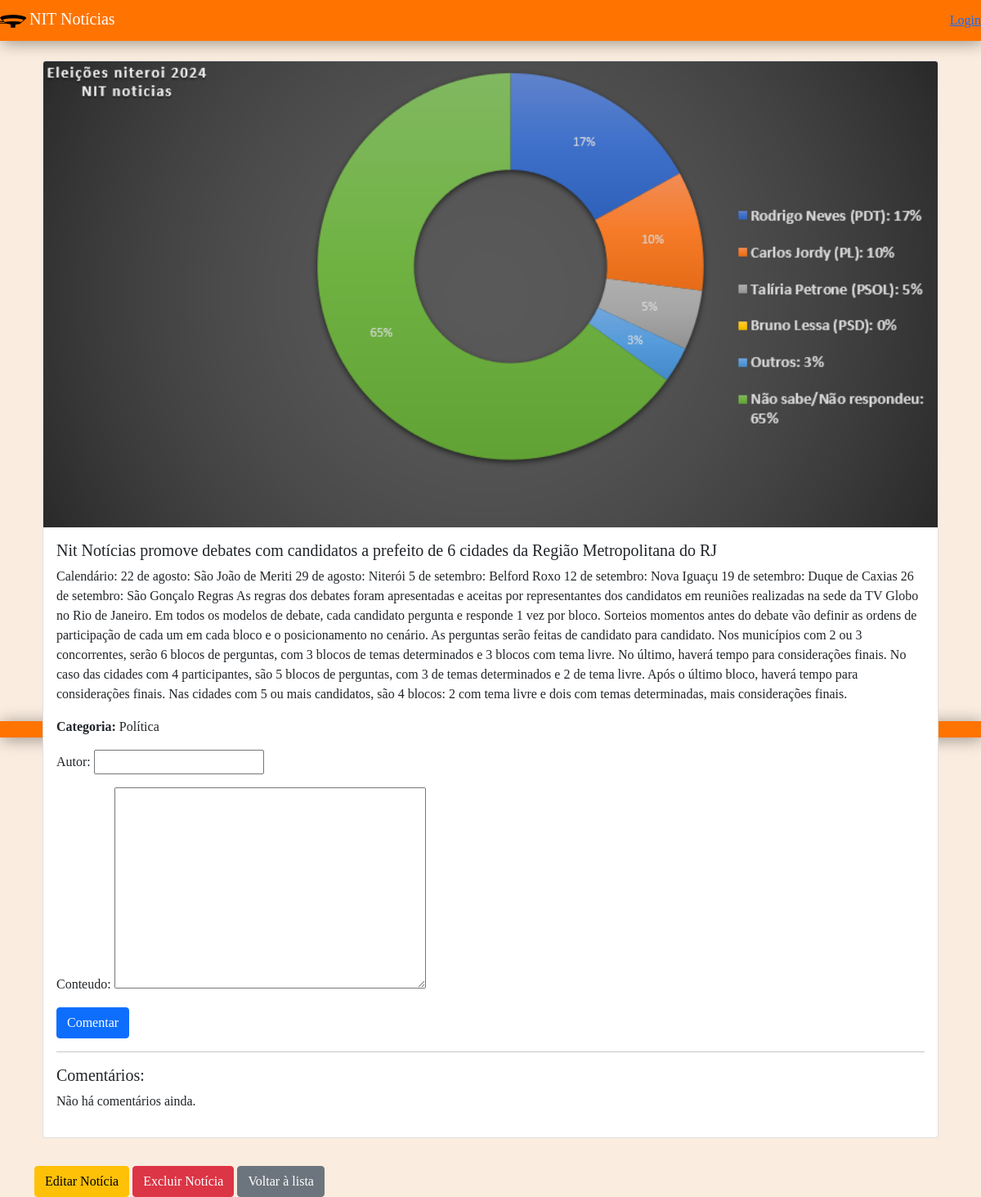
Page /noticia/12/detail on the committed database.
### noticias/models.py (models this page shows, shortened)
class Noticia(models.Model):
    CATEGORIAS = [
        ('POLITICA', 'Política'),
        ('ARTE', 'Arte'),
        ('MEIO_AMBIENTE', 'Meio Ambiente'),
        ('TIROTEIO', 'Tiroteio'),
        ('ACIDENTE', 'Acidente'),
        ('ROCK_IN_RIO', 'Rock in Rio'),
        ('FUTEBOL', 'Futebol'),
        ('ESPORTES','Esportes'),
        ('OUTROS', 'Outros'),
    ]
    titulo = models.CharField(max_length=200)
    resumo = models.TextField()
    conteudo = models.TextField()
    imagem = models.ImageField(upload_to='noticias/')
    categoria = models.CharField(max_length=50, choices=CATEGORIAS)
    data_publicacao = models.DateTimeField(auto_now_add=True)

### noticias/views.py (the view, shortened to what this page needs)
# urls.py: path('noticia/<int:pk>/detail', NoticiaDetailView.as_view(), name='noticia_detail'),
class NoticiaDetailView(DetailView):
    model = Noticia
    template_name = 'noticias/noticia_detail.html'
    context_object_name = 'noticia'
    def get_context_data(self, **kwargs):
        context = super().get_context_data(**kwargs)
        context['comentarios'] = self.object.comentarios.all()  # Pega todos os comentários associados à notícia
        context['comentario_form'] = ComentarioForm()  # Adiciona o formulário de comentário ao contexto
        return context

### noticias/forms.py
class ComentarioForm(forms.ModelForm):
    class Meta:
        model = Comentario
        fields = ['autor', 'conteudo']

### noticias/templates/noticias/noticia_detail.html (shortened to what this page needs)
{% extends 'base.html'%}
{% block content %}
    <div class="container mt-4">
        <div class="card">
            <img src="{{ noticia.imagem.url }}" class="card-img-top" alt="{{ noticia.titulo }}">
            <div class="card-body">
                <h5 class="card-title">{{ noticia.titulo }}</h5>
                <p class="card-text">{{ noticia.conteudo }}</p>
                <p><strong>Categoria:</strong> {{ noticia.get_categoria_display }}</p>
                <form method="post" action="{% url 'noticia_detail' noticia.pk %}">
                    {{ comentario_form.as_p }}
                    <button type="submit" class="btn btn-primary">Comentar</button>
                </form>
                <hr>
                <h5>Comentários:</h5>
                {% for comentario in comentarios %}
                    <div class="card mt-2">
                        <div class="card-body">
                            <p><strong>{{ comentario.autor }}</strong> - {{ comentario.data_comentario }}</p>
                            <p>{{ comentario.conteudo }}</p>
                        </div>
                    </div>
                {% empty %}
                    <p>Não há comentários ainda.</p>
                {% endfor %}
            </div>
        </div>
        <a class="btn btn-warning mt-4" href="{% url 'noticia_edit' noticia.pk %}">Editar Notícia</a>
        <a class="btn btn-danger mt-4" href="{% url 'noticia_delete' noticia.pk %}">Excluir Notícia</a>
        <a class="btn btn-secondary mt-4" href="{% url 'noticia_list' %}">Voltar à lista</a>
    </div>
{% endblock %}

### noticias/templates/base.html (style rules this page uses)
body { font-family: 'Times New Roman', serif; background-color: #faecdf; }
.card { margin: 10px; }

### rows in the picture
Noticia: imagem (picture), titulo "Nit Notícias promove debates com candidatos a prefeito de 6 cidades da Região Metropolitana do RJ", conteudo "Calendário: 22 de agosto: São João de Meriti 29 de agosto: Niterói 5 de setembro: Belford Roxo 12 de setembro: Nova Iguaçu 19 de setembro: Duque de Caxias 26 de setembro: São Gonçalo Regras As regras dos debates foram apresentadas e aceitas por representantes dos candidatos em reuniões realizadas na sede da TV Globo no Rio de Janeiro. Em todos os modelos de debate, cada candidato pergunta e responde 1 vez por bloco. Sorteios momentos antes do debate vão definir as ordens de participação de cada um em cada bloco e o posicionamento no cenário. As perguntas serão feitas de candidato para candidato. Nos municípios com 2 ou 3 concorrentes, serão 6 blocos de perguntas, com 3 blocos de temas…", categoria "Política"
